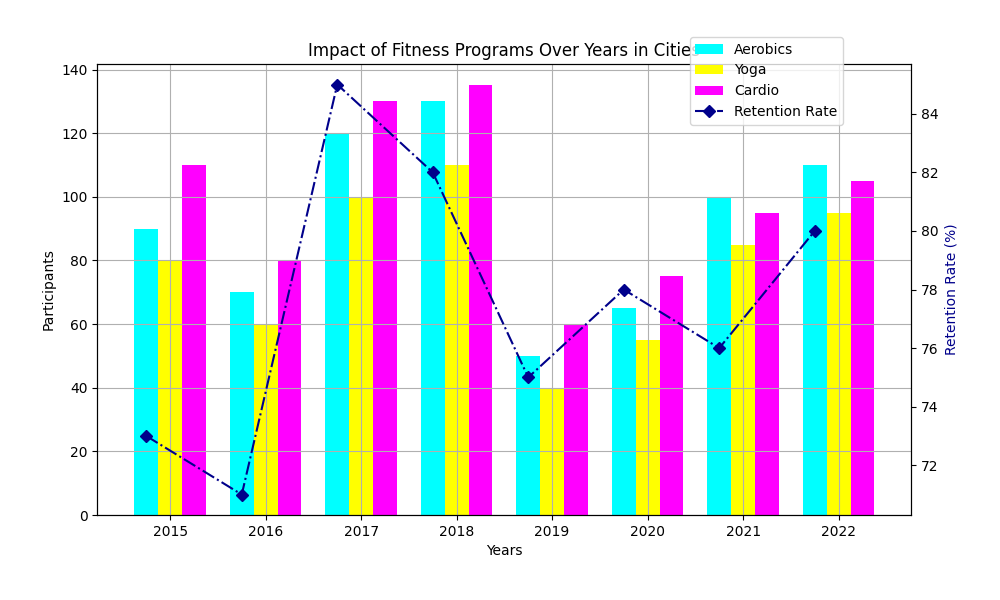

Write the Python code that produced this figure.
import numpy as np
import matplotlib.pyplot as plt

cities = ['City A', 'City B', 'City C']
years = ['2015', '2016', '2017', '2018', '2019', '2020', '2021', '2022']

data = {
    'Aerobics': [90, 70, 120, 130, 50, 65, 100, 110],
    'Yoga': [80, 60, 100, 110, 40, 55, 85, 95],
    'Cardio': [110, 80, 130, 135, 60, 75, 95, 105]
}

fig, ax = plt.subplots(figsize=(10, 6))

x = np.arange(len(years))
width = 0.25

colors = ['cyan', 'yellow', 'magenta']

line_styles = ['--', '-.', '-']
markers = ['D', 's', 'o']

for i, (program, counts) in enumerate(data.items()):
    ax.bar(x + i * width, counts, width, color=colors[i], label=program)

ax.set_xlabel('Years')
ax.set_ylabel('Participants')
ax.set_title('Impact of Fitness Programs Over Years in Cities')
ax.set_xticks(x + width)
ax.set_xticklabels(years)

ax2 = ax.twinx()

retention_rate = [73, 71, 85, 82, 75, 78, 76, 80]
ax2.plot(years, retention_rate, color='darkblue', linestyle='-.', marker='D', label='Retention Rate')
ax2.set_ylabel('Retention Rate (%)', color='darkblue')

fig.legend(loc='upper right', ncol=1, bbox_to_anchor=(0.85, 0.95))
ax.grid(True, which='major', linestyle='-')

fig.tight_layout(pad=3)

plt.show()
